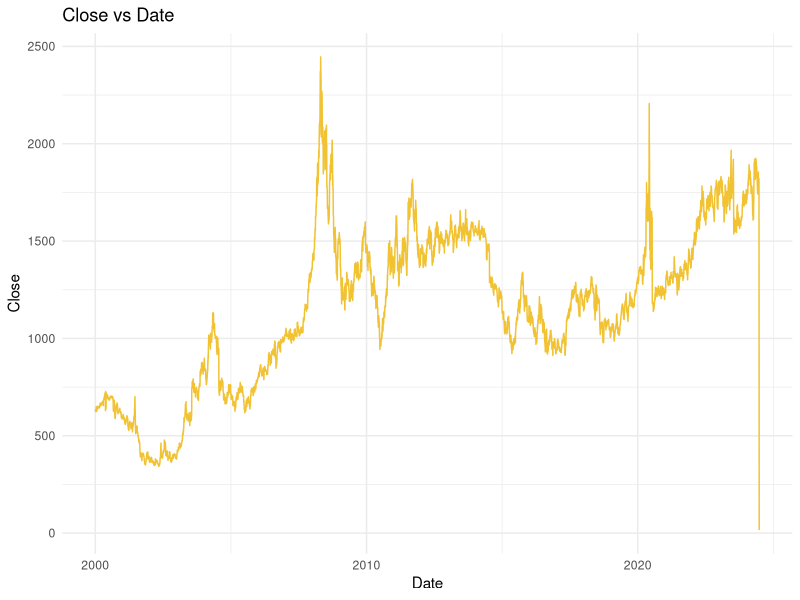
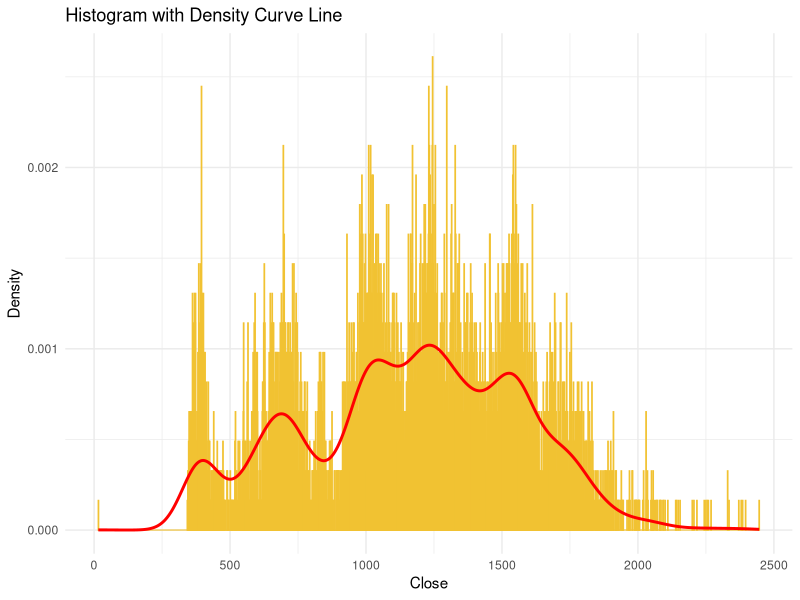
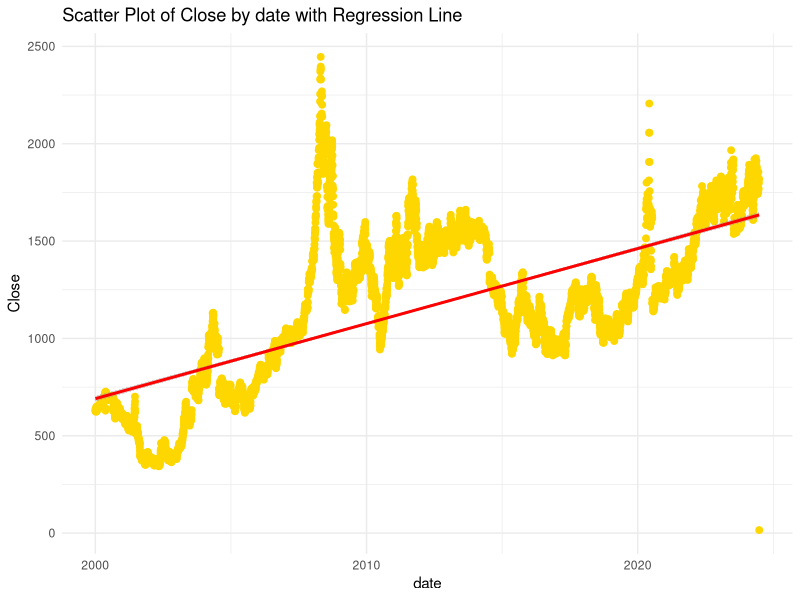

Write R code to recreate these figures, in order.
# This R environment comes with many helpful analytics packages installed
library(readr)
library(tidyverse)
library(ggplot2)
library(dplyr)

# reading file data
rice_data <- read_csv("../individual_data/Rough_Rice_data.csv",show_col_types = FALSE)
# Check the structure of the data
str(rice_data)

# Ensure the date column is in Date format
rice_data$date <- as.Date(rice_data$date, format = "%Y-%m-%d")

# Aggregate the data to get the average close for each date (if there are duplicates)
rice_data_agg <- rice_data %>%
  group_by(date) %>%
  summarise(close = mean(close, na.rm = TRUE))

# Plot close vs date as a line graph
ggplot(rice_data_agg, aes(x = date, y = close)) +
  geom_line(color = "#F1C232") +  # Line graph
  labs(title = "Close vs Date", x = "Date", y = "Close") +
  theme_minimal()

# Plot histogram with density curve line
ggplot(rice_data_agg, aes(x = close)) +
  geom_histogram(aes(y = ..density..), binwidth = 1, fill = "skyblue", color = "#F1C232", alpha = 0.5) +  # Histogram
  geom_density(color = "#FF0000", size = 1) +  # Density curve line
  labs(title = "Histogram with Density Curve Line", x = "Close", y = "Density") +
  theme_minimal()

# Scatter Plot of Close by date
ggplot(rice_data_agg, aes(x = date, y = close)) +
  geom_point(color = "#FFD700", size = 2) +  # Scatter plot with blue points
  geom_smooth(method = "lm", color = "red", linewidth = 1) +  # Use 'linewidth' instead of 'size' for the regression line
  labs(title = "Scatter Plot of Close by date with Regression Line",
       x = "date",
       y = "Close") +
  theme_minimal()
